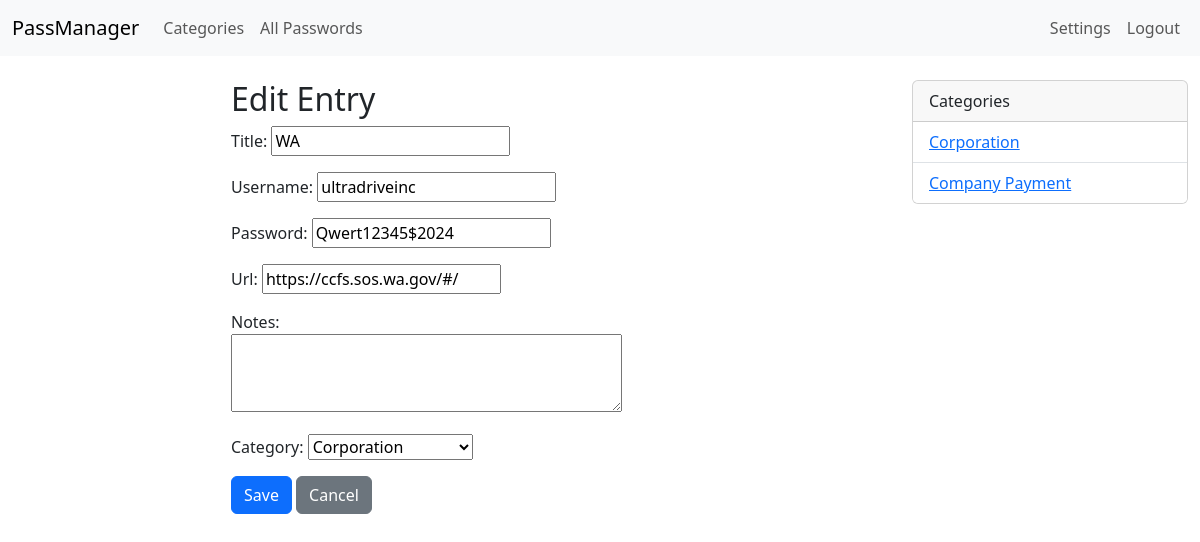
Page /entries/20/edit/ (signed in) on the committed database.
### web/models.py (models this page shows, shortened)
class Entry(models.Model):
    category = models.ForeignKey(Category, related_name='entries', on_delete=models.CASCADE)
    title = models.CharField(max_length=200)
    url = models.URLField(blank=True, null=True)
    username = models.CharField(max_length=200)
    password = models.CharField(max_length=200)
    notes = models.TextField(blank=True)
    created_at = models.DateTimeField(auto_now_add=True)
    updated_at = models.DateTimeField(auto_now=True)

class Category(models.Model):
    name = models.CharField(max_length=100)
    def __str__(self):
        return self.name

### web/views.py (the view)
    def wrapper(request, *args, **kwargs):
        if not request.session.get('is_master_authenticated'):
            return redirect('login')
        return view_func(request, *args, **kwargs)

### web/forms.py
class EntryForm(forms.ModelForm):
    class Meta:
        model = Entry
        fields = ['title', 'username', 'password', 'url', 'notes', 'category']
        widgets = {
            'notes': forms.Textarea(attrs={'rows': 3}),
        }
    def __init__(self, *args, **kwargs):
        super().__init__(*args, **kwargs)
        self.fields['url'].required = False

### web/context_processors.py (called while the page is built)
def all_categories(request):
    return {'categories': Category.objects.all()}

### web/views.py (called while the page is built)
@csrf_exempt
def master_required(view_func):
    def wrapper(request, *args, **kwargs):
        if not request.session.get('is_master_authenticated'):
            return redirect('login')
        return view_func(request, *args, **kwargs)
    return wrapper

@csrf_exempt
@master_required
def entry_form(request, pk=None):
    entry = get_object_or_404(Entry, pk=pk) if pk else None
    form = EntryForm(request.POST or None, instance=entry)
    if form.is_valid():
        form.save()
        return redirect('entry_list')
    return render(request, 'web/entry_form.html', {'form': form})

### web/templates/web/entry_form.html (shortened to what this page needs)
{% extends 'web/base.html' %}
{% block content %}
<div class="col-md-6 offset-md-3">
  <h2>{% if form.instance.pk %}Edit{% else %}Add{% endif %} Entry</h2>
  <form method="post">{% csrf_token %}
    {% for field in form %}
    <div class="mb-3">
      {{ field.label_tag }}
      {{ field }}
    </div>
    {% endfor %}
    <button type="submit" class="btn btn-primary">Save</button>
    <a href="{% url 'entry_list' %}" class="btn btn-secondary">Cancel</a>
  </form>
</div>
{% endblock %}

### web/templates/web/base.html (shortened to what this page needs)
<!DOCTYPE html>
<html lang="en">
<head>
  <link href="https://cdn.jsdelivr.net/npm/bootstrap@5.3.6/dist/css/bootstrap.min.css" rel="stylesheet">
</head>
<body>
  <nav class="navbar navbar-expand-lg navbar-light bg-light mb-4">
    <div class="container-fluid">
      <a class="navbar-brand" href="{% url 'entry_list' %}">PassManager</a>
      <div class="collapse navbar-collapse" id="navbarMain">
        <ul class="navbar-nav me-auto mb-2 mb-lg-0">
          <li class="nav-item"><a class="nav-link" href="{% url 'category_list' %}">Categories</a></li>
          <li class="nav-item"><a class="nav-link" href="{% url 'entry_list' %}">All Passwords</a></li>
        </ul>
        <ul class="navbar-nav ms-auto">
          <li class="nav-item"><a class="nav-link" href="{% url 'change_password' %}">Settings</a></li>
          <li class="nav-item"><a class="nav-link" href="{% url 'logout' %}">Logout</a></li>
        </ul>
      </div>
    </div>
  </nav>
  <div class="container-fluid">
    <div class="row">
      <main class="col-md-9">
        {% block content %}{% endblock %}
      </main>
      <aside class="col-md-3">
        <div class="card mb-4">
          <div class="card-header">Categories</div>
          <ul class="list-group list-group-flush">
            {% for cat in categories %}
              <li class="list-group-item">
                <a href="{% url 'entry_list' %}?category={{ cat.id }}">{{ cat.name }}</a>
              </li>
            {% empty %}
              <li class="list-group-item text-muted">No categories</li>
            {% endfor %}
          </ul>
        </div>
      </aside>
    </div>
  </div>
</body>
</html>

### rows in the picture
Entry: form "WA" "ultradriveinc" "Qwert12345$2024" "https://ccfs.sos.wa.gov/#/" "Corporation"
Category: name "Corporation"
Category: name "Company Payment"

### other values in the picture
{{ field.label_tag }} "Title:" "Username:" "Password:" "Url:" "Notes:" "Category:"
